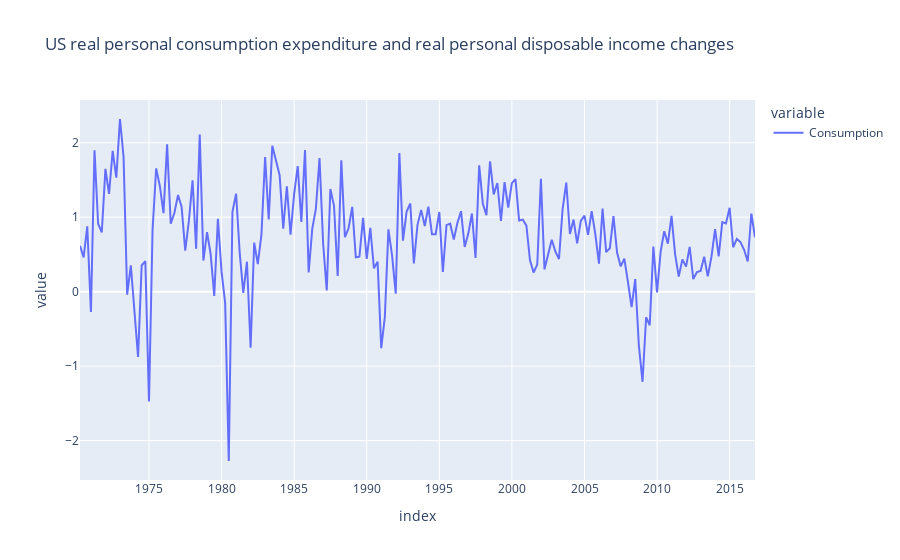

The notebook cell saved with this chart:
### Markdown cell above
### Example: US consumption expenditure

The plot below shows time series of quarterly percentage changes (growth rates) of real personal consumption expenditure, $y$, and real personal disposable income, $x$, for the US from 1970 Q1 to 2016 Q3.

### Code cell
# Reading Data
rdata = pyreadr.read_r(r"data/uschange.rda")
uschange_data = rdata['uschange']

# generating time index and indexing data
quarters = pd.date_range('1970', periods=len(uschange_data), freq = 'Q')
uschange_data.index = quarters
print(uschange_data.head(6))
px.line(uschange_data,x = uschange_data.index, y =  ['Consumption'], 
        title = 'US real personal consumption expenditure and real personal disposable income changes')

### Figure 1 — Plotly figure (JSON) as saved in the notebook; plotly's stock layout.template omitted (floating-point values rounded to 4 significant figures; data arrays with more than 128 entries replaced by an {"elided": "..."} marker saying what was removed)
{"data": [{"hovertemplate": "variable=Consumption<br>index=%{x}<br>value=%{y}<extra></extra>", "legendgroup": "Consumption", "line": {"color": "#636efa", "dash": "solid"}, "mode": "lines", "name": "Consumption", "orientation": "v", "showlegend": true, "type": "scatter", "x": {"elided": "187 str values"}, "xaxis": "x", "y": {"elided": "187 float values"}, "yaxis": "y"}], "layout": {"legend": {"title": {"text": "variable"}, "tracegroupgap": 0}, "title": {"text": "US real personal consumption expenditure and real personal disposable income changes"}, "xaxis": {"anchor": "y", "domain": [0, 1], "title": {"text": "index"}}, "yaxis": {"anchor": "x", "domain": [0, 1], "title": {"text": "value"}}}}
